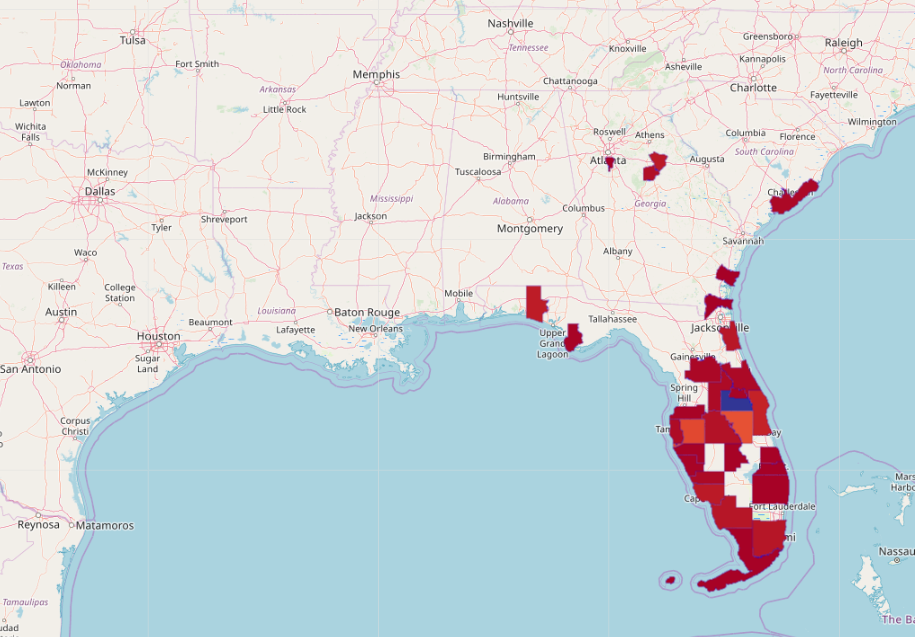

This figure's R source:
library(RPostgreSQL)
library(sqldf)
library(dplyr)
library(sp)
library(rgdal)

residentList <- readRDS("/home/cynthiak/residents.Rds")

#Read shapefile 
us.map <- readOGR("/home/cynthiak/county", "tl_2018_us_county", stringsAsFactors = FALSE)

drv <- dbDriver("PostgreSQL")
conn <-dbConnect(drv,host='localhost',port='5432',dbname='psh_tweets',user='cynthiak',password='Kamalendra1985')

#Getting all the tweets with geocoded information
allTweetsDuringQ1<-dbGetQuery(conn,
                              "SELECT 
 CAST(tweetuser AS varchar(1000)),
 date(tweetcreated),
 TRIM (LEADING '[' 
 FROM split_part(tweetgeocoord, ',', 1)
 ) as lat, 
 TRIM (TRAILING ']'
 FROM split_part(tweetgeocoord, ',', 2)
 ) as long,
 tweetpname,
 COUNT(tweettext)
FROM tweets_info 
WHERE tweetgeotype='Point'
AND tweetcreated BETWEEN '2017-08-01' AND '2017-08-04'
GROUP BY  tweetuser,date(tweetcreated),lat,long,tweetpname
ORDER BY date(tweetcreated);
")

residentTweetsQ1<- allTweetsDuringQ1[allTweetsDuringQ1$tweetuser %in% residentList,]

##GeoCode to County map
for(i in 1:nrow(residentTweetsQ1)) {
  Lat1 <- as.double(residentTweetsQ1[i,"lat"]) 
  Lon1 <- as.double(residentTweetsQ1[i,"long"])
  #make a data frame
  coords1 <- as.data.frame(cbind(Lon1,Lat1))
  #and into Spatial
  points1 <- SpatialPoints(coords1)
  #assume same proj as shapefile!
  proj4string(points1) <- proj4string(us.map)
  #get county polygon point is in
  residentTweetsQ1[i, "countyFIPS"] <- as.character(over(points1, us.map)$GEOID)
}

#### Save residentTweetsQ1 for fututre use ####

saveRDS(residentTweetsQ1, "residentTweetsQ1.Rds")
#residentTweetsQ1 <- readRDS("residentTweetsQ1.Rds")

##Delete null counties
residentTweetsQ1 <- residentTweetsQ1[!(is.na(residentTweetsQ1$countyFIPS) | residentTweetsQ1$countyFIPS==""), ]

##No. of tweets per county
tweetCountPerCountyQ1 <- residentTweetsQ1 %>%
  group_by(tweetuser,countyFIPS) %>%
  summarize(n())
tweetCountPerCountyQ1 <- aggregate(tweetCountPerCountyQ1$`n()`, by=list(GEOID=tweetCountPerCountyQ1$countyFIPS), FUN=sum)

### Visualization ###

#Rename countyfips column name to match shapefile
colnames(tweetCountPerCountyQ1) <- c("GEOID", "count")

tweetCountPerCountyQ1$GEOID <- formatC(tweetCountPerCountyQ1$GEOID, width = 5, format = "d", flag = "0")

#Merge shapefile with data file
leafmap <- merge(us.map, tweetCountPerCountyQ1, by=c("GEOID"))
leafmap[is.na(leafmap$count)] <- 0

leafmap <- leafmap[leafmap$count >5,]

#Define popup info
popup_dat <- paste0("<strong>County: </strong>", 
                    leafmap$NAME, 
                    "<br><strong>Tweet User Count: </strong>", 
                    leafmap$count)

#Define color pallete
pal <- colorNumeric("RdYlBu", domain=5:max(leafmap$count))

#Print resident tweet count per county in the selected counties
leaflet(data = leafmap) %>% addTiles() %>%
  addPolygons(fillColor = ~pal(count), 
              stroke = TRUE,
              color = "blue",
              opacity = 5,
              fillOpacity = 5, 
              weight = 0.2, 
              smoothFactor = 0.2,  
              popup = popup_dat)
